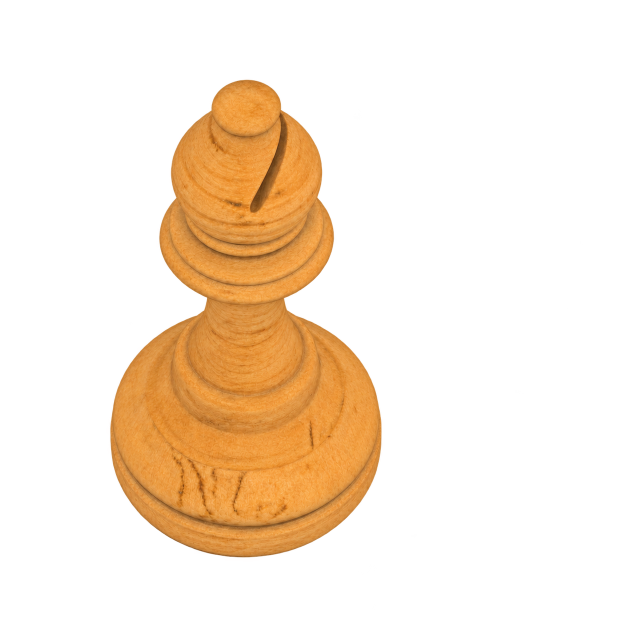
#> input picture assets/bishop/inferred-pigment-source-v1.png, 1254 x 1254 px, given in place of parent-wood.png, which was not available (shown at 1/2 size)
$ python cheek_review.py
#> lines starting #> are read from the running program, lines starting #| are printed output that depends on the picture
from PIL import Image,ImageDraw,ImageFilter
import numpy as np,json
from pathlib import Path
D=Path(__file__).resolve().parent;A=D.parents[2]/'assets/knight'
def load(p):return Image.open(p).convert('RGBA')
#> returned value is the input picture: PIL image 1254x1254 RGBA; mean R, G, B, A 48.7, 31.6, 13.3, 53.7
def patch(im,box):
    rgba=im.crop(box).convert('RGBA')
    p=Image.alpha_composite(Image.new('RGBA',rgba.size,(0,0,0,255)),rgba).convert('RGB')
    lum=p.convert('L');a=np.asarray(lum).astype(float);blur=np.asarray(lum.filter(ImageFilter.GaussianBlur(4))).astype(float)
    q=np.percentile(np.log1p(a)-np.log1p(blur),[10,90]);return {'median_rgb':np.median(np.array(p),axis=(0,1)).tolist(),'local_contrast':float(q[1]-q[0])}
def main():
    old=load(D/'parent-wood.png');ref=load(A/'ref.png')
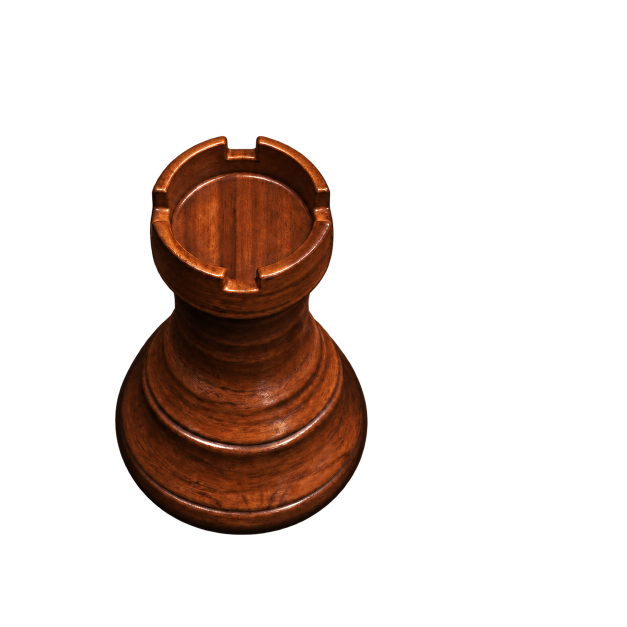
#> input picture assets/rook/ref.png, 1254 x 1254 px, found by its file name (shown at 1/2 size)
#> in load, returned value is the input picture: PIL image 1254x1254 RGBA; mean R, G, B, A 18, 7.7, 3.2, 47
    if (D/'wood.png').exists():new=load(D/'wood.png');mode='final'
    else:
        new=old.copy();new.paste(load(D/'preview-fixed.png'),(342,395));mode='preview'
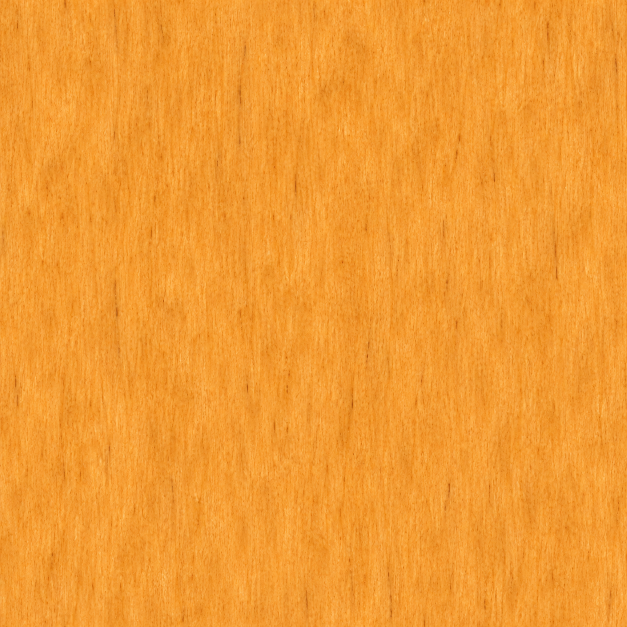
#> input picture assets/bishop/materials/inferred-boxwood-source-01.png, 1254 x 1254 px, given in place of preview-fixed.png, which was not available (shown at 1/2 size)
#> after `new.paste(load(D / 'preview-fixed.png'), (342, 395))`:
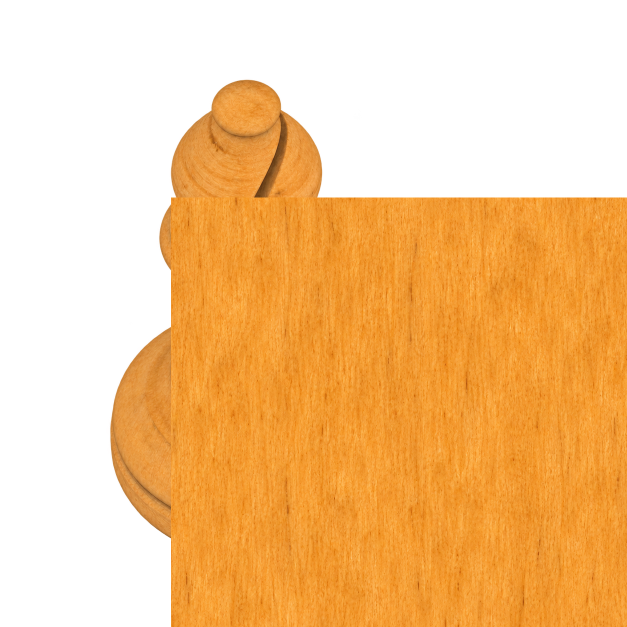
#> new: PIL image 1254x1254 RGBA (shown at 1/2 size); mean R, G, B, A 134.1, 85.7, 28.6, 141.8; transparent parts drawn white
    specs={'Black 2':ref,'Parent':old,'8A':new};report={}
    panel=Image.new('RGB',(1110,661),'#27282b');draw=ImageDraw.Draw(panel)
    for i,(name,im) in enumerate(specs.items()):
        report[name]={k:patch(im,b) for k,b in {'cheek':(455,500,525,535),'upper_mane':(245,355,315,390),'chest':(317,570,387,605),'pedestal':(392,934,462,969)}.items()}
        for j,(title,b,size) in enumerate([('eye',(441,445,555,517),(361,199)),('head',(336,397,612,567),(361,222)),('cheek sample',(455,500,525,535),(315,145))]):
            x=i*370;y=[0,224,471][j];draw.text((x+5,y+2),name+' / '+title,fill='#eeeeed')
            pic=im.crop(b).resize(size,Image.Resampling.BICUBIC);panel.paste(pic,(x+3,y+18),pic)
#> this loop made 3 passes
#> name on passes 1 to 3: 'Black 2', 'Parent', '8A'
#> pass 1, in patch, `rgba=im.crop(box).convert('RGBA')`:
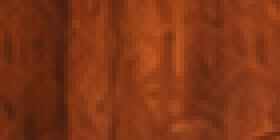
#> rgba: PIL image 70x35 RGBA (shown 4 times larger); mean R, G, B, A 129.9, 52.8, 20.9, 253; transparent parts drawn white
#> pass 1, in patch, `lum = p.convert('L')`:
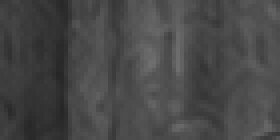
#> lum: PIL image 70x35 L (shown 4 times larger); min 38, max 110, mean 71.8
#> after the loop:
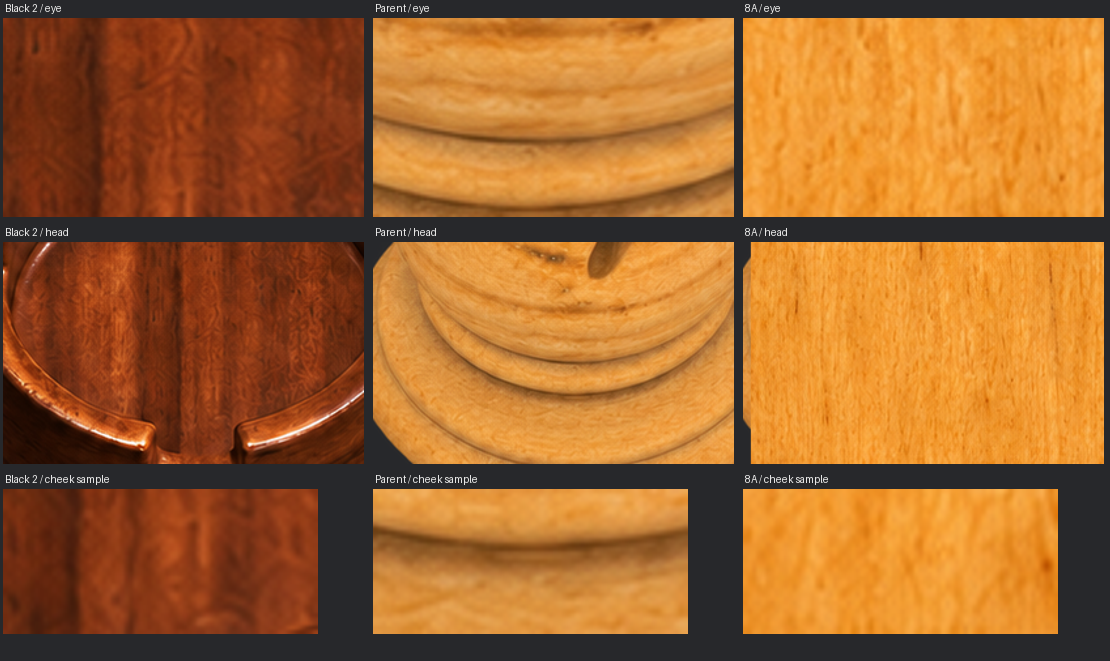
#> panel: PIL image 1110x661 RGB; mean R, G, B 163, 100.9, 44.1
#> after the loop:
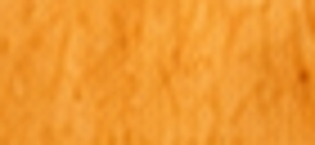
#> pic: PIL image 315x145 RGBA; mean R, G, B, A 239.7, 151.8, 47.3, 255
#> after the loop, report = 3 items
    panel.save(D/(mode+'-cheek.png'));(D/(mode+'-cheek.json')).write_text(json.dumps(report,indent=2)+'\n');print(report)
#> (printed output is left out)
if __name__=='__main__':main()
